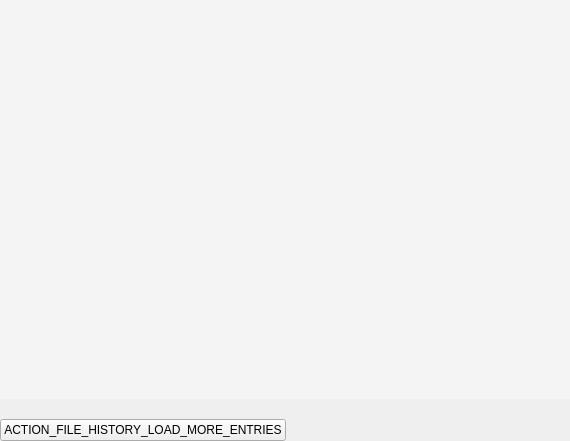
<?xml version="1.0" encoding="UTF-8"?>
<ui version="4.0">
 <class>FileHistoryWidget</class>
 <widget class="QWidget" name="FileHistoryWidget">
  <property name="geometry">
   <rect>
    <x>0</x>
    <y>0</y>
    <width>570</width>
    <height>441</height>
   </rect>
  </property>
  <property name="windowTitle">
   <string>Form</string>
  </property>
  <property name="styleSheet">
   <string notr="true">#scrollAreaWidgetContents {
	background-color: #F4F4F4;
}</string>
  </property>
  <layout class="QVBoxLayout" name="verticalLayout">
   <property name="leftMargin">
    <number>0</number>
   </property>
   <property name="topMargin">
    <number>0</number>
   </property>
   <property name="rightMargin">
    <number>0</number>
   </property>
   <property name="bottomMargin">
    <number>0</number>
   </property>
   <item>
    <layout class="QVBoxLayout" name="vertical_layout">
     <property name="spacing">
      <number>0</number>
     </property>
     <property name="topMargin">
      <number>0</number>
     </property>
     <property name="bottomMargin">
      <number>0</number>
     </property>
     <item>
      <widget class="QScrollArea" name="area_list">
       <property name="frameShape">
        <enum>QFrame::NoFrame</enum>
       </property>
       <property name="frameShadow">
        <enum>QFrame::Plain</enum>
       </property>
       <property name="horizontalScrollBarPolicy">
        <enum>Qt::ScrollBarAlwaysOff</enum>
       </property>
       <property name="widgetResizable">
        <bool>true</bool>
       </property>
       <widget class="QWidget" name="scrollAreaWidgetContents">
        <property name="geometry">
         <rect>
          <x>0</x>
          <y>0</y>
          <width>568</width>
          <height>390</height>
         </rect>
        </property>
        <layout class="QVBoxLayout" name="verticalLayout_4">
         <property name="leftMargin">
          <number>0</number>
         </property>
         <property name="topMargin">
          <number>0</number>
         </property>
         <property name="rightMargin">
          <number>0</number>
         </property>
         <property name="bottomMargin">
          <number>0</number>
         </property>
         <item>
          <layout class="QVBoxLayout" name="layout_history"/>
         </item>
         <item>
          <spacer name="verticalSpacer">
           <property name="orientation">
            <enum>Qt::Vertical</enum>
           </property>
           <property name="sizeHint" stdset="0">
            <size>
             <width>20</width>
             <height>40</height>
            </size>
           </property>
          </spacer>
         </item>
        </layout>
       </widget>
      </widget>
     </item>
     <item>
      <widget class="QFrame" name="spinner_frame">
       <property name="sizePolicy">
        <sizepolicy hsizetype="Expanding" vsizetype="Preferred">
         <horstretch>0</horstretch>
         <verstretch>0</verstretch>
        </sizepolicy>
       </property>
       <property name="minimumSize">
        <size>
         <width>0</width>
         <height>0</height>
        </size>
       </property>
       <layout class="QVBoxLayout" name="verticalLayout_2">
        <property name="spacing">
         <number>0</number>
        </property>
        <property name="leftMargin">
         <number>0</number>
        </property>
        <property name="topMargin">
         <number>0</number>
        </property>
        <property name="rightMargin">
         <number>0</number>
        </property>
        <property name="bottomMargin">
         <number>0</number>
        </property>
        <item>
         <layout class="QHBoxLayout" name="horizontalLayout_4">
          <property name="spacing">
           <number>0</number>
          </property>
          <item>
           <spacer name="horizontalSpacer_2">
            <property name="orientation">
             <enum>Qt::Horizontal</enum>
            </property>
            <property name="sizeHint" stdset="0">
             <size>
              <width>40</width>
              <height>20</height>
             </size>
            </property>
           </spacer>
          </item>
          <item>
           <widget class="SpinnerWidget" name="spinner" native="true"/>
          </item>
          <item>
           <spacer name="horizontalSpacer_3">
            <property name="orientation">
             <enum>Qt::Horizontal</enum>
            </property>
            <property name="sizeHint" stdset="0">
             <size>
              <width>40</width>
              <height>20</height>
             </size>
            </property>
           </spacer>
          </item>
         </layout>
        </item>
       </layout>
      </widget>
     </item>
     <item>
      <layout class="QHBoxLayout" name="horizontalLayout">
       <item>
        <widget class="QPushButton" name="button_load_more_entries">
         <property name="cursor">
          <cursorShape>PointingHandCursor</cursorShape>
         </property>
         <property name="text">
          <string>ACTION_FILE_HISTORY_LOAD_MORE_ENTRIES</string>
         </property>
        </widget>
       </item>
       <item>
        <spacer name="horizontalSpacer">
         <property name="orientation">
          <enum>Qt::Horizontal</enum>
         </property>
         <property name="sizeHint" stdset="0">
          <size>
           <width>40</width>
           <height>20</height>
          </size>
         </property>
        </spacer>
       </item>
      </layout>
     </item>
    </layout>
   </item>
  </layout>
 </widget>
 <customwidgets>
  <customwidget>
   <class>SpinnerWidget</class>
   <extends>QWidget</extends>
   <header>parsec.core.gui.custom_widgets</header>
   <container>1</container>
  </customwidget>
 </customwidgets>
 <resources/>
 <connections/>
</ui>
